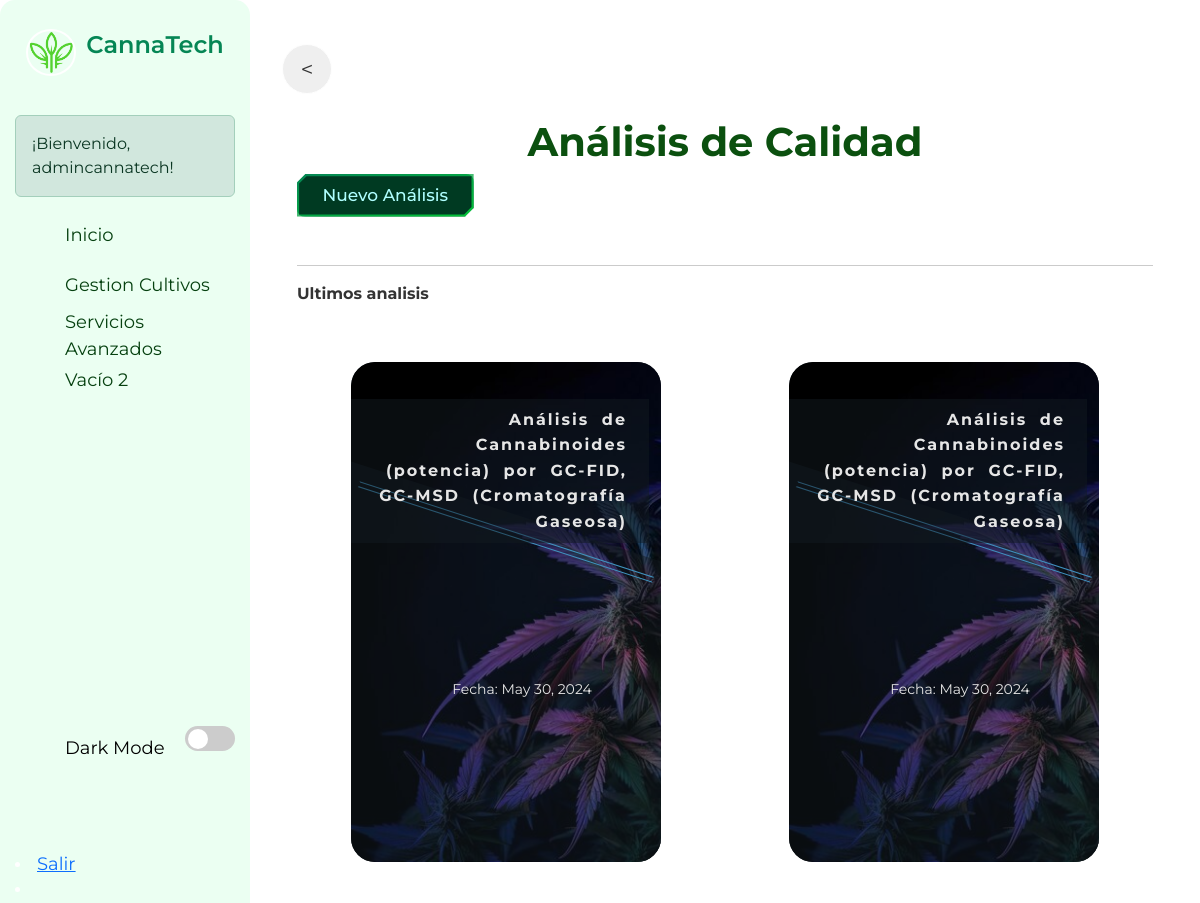
The app's page /core/variedad/2/analisis/ (signed in) with its own data.
### core/models.py (models this page shows, shortened)
class AnalisisCalidad(models.Model):
    variedad = models.ForeignKey(Variedad, on_delete=models.CASCADE, related_name='analisis')
    tipo_analisis = models.CharField(max_length=100)
    resultado = models.TextField()
    fecha_analisis = models.DateField()

### core/views.py (the view)
# urls.py: path('variedad/<int:variedad_id>/analisis/', views.analisis_list, name='analisis_list'),
@login_required
def analisis_list(request, variedad_id):
    variedad = get_object_or_404(Variedad, pk=variedad_id)
    analisis = variedad.analisis.all()  # Access related objects using 'analisis'
    return render(request, 'core/analisis_list.html', {'analisis': analisis, 'variedad': variedad})

### core/templates/core/analisis_list.html (shortened to what this page needs)
{% extends 'core/base.html' %}
{% load static %}
{% block content %}
<input type="button" class="btn-prev" value="<" onClick="javascript:history.go(-1);">
<div class="containeranalisis mt-4 analisis-list-container">
    <div class="row mb-3">
        <div class="col">
            <h1 class="analisis-list-title">Análisis de Calidad</h1>
            <a href="{% url 'analisis_create' variedad.pk %}" class="btn btn-primary btn-lg analisis-create-btn">Nuevo Análisis</a>
        </div>
    </div>
<hr>
 <p><strong> Ultimos analisis</strong></p>
    <div class="analisis-card-container">
        {% for analisis in analisis %}
        <div class="flip-card-container" style="--hue: {{ analisis.pk|add:200 }}">
            <div class="flip-card">
                <div class="card-front">
                    <figure>
                        <div class="img-bg"></div>
                        <img src="{% static 'core/images/default-analysis.jpg' %}" alt="Análisis">
                        <figcaption>{{ analisis.tipo_analisis }}</figcaption>
                    </figure>
                    <ul class="mi-lista">
                        <li class="mi-item">Fecha: {{ analisis.fecha_analisis }}</li>
                    </ul>
                </div>
                <div class="card-back">
                    <figure>
                    </figure>
                    <a href="{% url 'analisis_detail' variedad.pk analisis.pk %}" class="btn btn-primary analisis-detail-btn">Ver Detalles</a>
                </div>
            </div>
        </div>
        {% endfor %}
    </div>
</div>
{% endblock %}

### core/templates/core/base.html (shortened to what this page needs)
{% load static %}
<!DOCTYPE html>
<html lang="en">
<head>
    <link rel="stylesheet" href="https://cdn.jsdelivr.net/npm/bootstrap@5.3.0/dist/css/bootstrap.min.css">
    <link href="{% static 'core/css/main.css' %}" rel="stylesheet">
    <link rel="stylesheet" href="https://cdnjs.cloudflare.com/ajax/libs/font-awesome/6.5.2/css/all.min.css" />
</head>
<body data-bs-theme="light">
    <div class="container-fluid">
        <div class="row">
            {% if user.is_authenticated %}
            <div class="barra-lateral">
                <div>
                    <div class="nombre-pagina">
                        <img src="{% static 'core/images/logo.png' %}" alt="CannaTech Logo" class="logo">
                        <p class="nombre">CannaTech</p>
                    </div>
                           <div class="alert alert-success mt-3">
                        ¡Bienvenido,<br> {{ request.user.get_username }}!
                        </div>
                            </div>
                <nav class="navegacion">
                 <li>
                            <a id="home" href="{% url 'home' %}">
                                <span class="text-color">Inicio</span>
                            </a>
                        <li>
                            <a id="products" href="{% url 'products' %}">
                                <span>Gestion Cultivos</span>
                            </a>
                        </li>
                        <a id="funcionalidades" href="{% url 'management-view' %}">
                                <span>Servicios<br>Avanzados</span>
                            </a>
                        </li>
                        <li>
                            <a href="#">
                                <span>Vacío 2</span>
                            </a>
                        </li>
                </nav>
                <div>
                    <div class="linea"></div>
                    <div class="modo-oscuro">
                        <div class="info">
                            <span>Dark Mode</span>
                        </div>
                        <div class="switch">
                            <div class="base">
                                <div class="circulo"></div>
                            </div>
                        </div>
                    </div>
            </div>
            <li>
                <a id="exit" href="{% url 'exit' %}">
                    <span>Salir</span>
                </a>
            </li>
            <li>
            </div>
            {% endif %}
            <div class="col">
                <main class="{% if user.is_authenticated %}authenticated-main{% else %}unauthenticated-main{% endif %}">
                    {% block content %}
                    {% endblock %}
                </main>
</body>
</html>

### records on screen
AnalisisCalidad: {{ analisis.pk|add:200 }} 201 (drawn), tipo_analisis "Análisis de Cannabinoides (potencia) por GC-FID, GC-MSD (Cromatografía Gaseosa)", fecha_analisis "May 30, 2024"
AnalisisCalidad: {{ analisis.pk|add:200 }} 202 (drawn), tipo_analisis "Análisis de Cannabinoides (potencia) por GC-FID, GC-MSD (Cromatografía Gaseosa)", fecha_analisis "May 30, 2024"

### other values on screen
{{ request.user.get_username }} "admincannatech"
